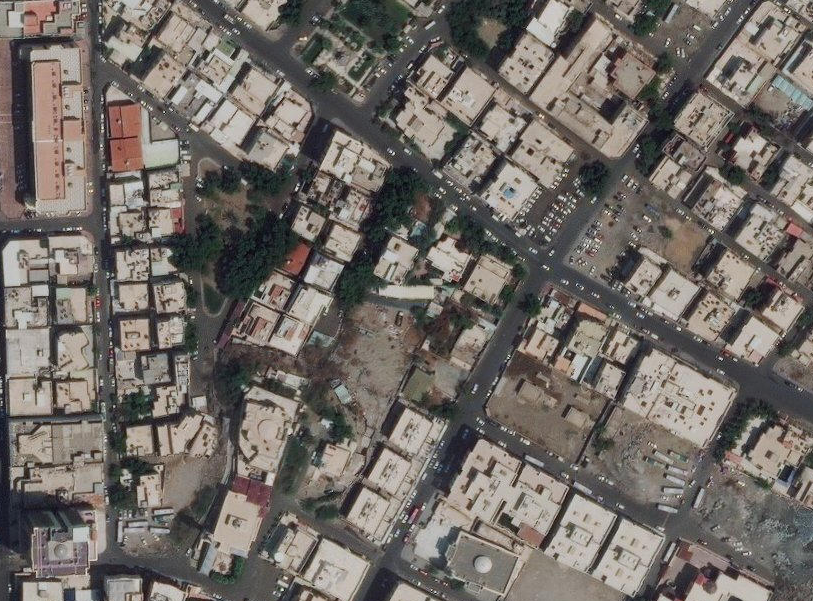
#> input picture data/val/sat/test_pic_2.tif, 813 x 601 px, given in place of Area_Sakaka_Dawmat_Al_Jandal_1-6.tif, which was not available
$ python circle_shape_detection.py
#> lines starting #> are read from the running program, lines starting #| are printed output that depends on the picture; after the words box and inside, x2 and y2 are one past the last pixel; in counts of white or black regions, pixels touching at a corner belong together; pictures that were not available may be replaced by others from this repository, and a replacement may not be noted
import cv2
import numpy as np
import os


nchannels_sat = 3
model_name = 'cshapes'
density = 1

map_files = ['Area_Sakaka_Dawmat_Al_Jandal_1-6_MASK.tif', 'Area_Sakaka_Dawmat_Al_Jandal_2-6_MASK.tif',
             'Circle_Farms_Sakaka_West.tif', 'Area_Sakaka_Dawmat_Al_Jandal_5-7.tif']
sat_files = ['Area_Sakaka_Dawmat_Al_Jandal_1-6.tif', 'Area_Sakaka_Dawmat_Al_Jandal_2-6.tif',
             'Circle_Farms_Sakaka_West.tif', 'Area_Sakaka_Dawmat_Al_Jandal_5-7.tif']
train_map_folder = os.path.normpath('/storage/_pdata/sakaka/sakaka_data/circle_farms/train/map/')
train_sat_folder = os.path.normpath('/storage/_pdata/sakaka/sakaka_data/circle_farms/train/sat/')

test_sat_folder = os.path.normpath('../sakaka_data/farms/')

output_folder = os.path.normpath('../data/output/')


for i in range(len(sat_files)):
    original = cv2.imread(os.path.join(train_sat_folder, sat_files[i]), cv2.IMREAD_GRAYSCALE)
#> original: shape (601, 813); min 1, max 249, mean 108.3
    retval, image = cv2.threshold(original, 150, 255, cv2.THRESH_BINARY)
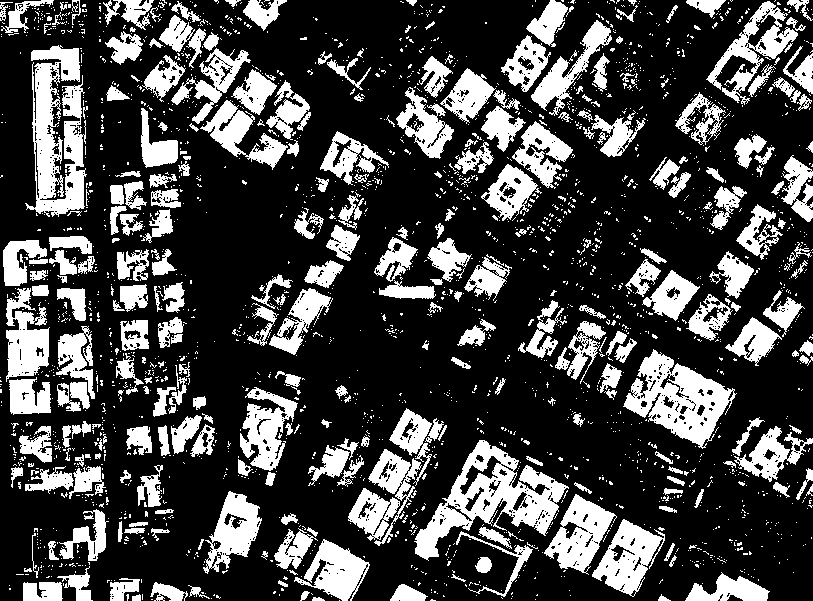
#> image: shape (601, 813); 26.9% white; 2386 white regions (2081 under 20 px), largest, box (x1, y1, x2, y2) and area: (414, 440, 569, 561) 6376, (25, 45, 87, 217) 6178, (623, 349, 737, 449) 5109
    el0 = cv2.getStructuringElement(cv2.MORPH_ELLIPSE, (50, 50))
    el = cv2.getStructuringElement(cv2.MORPH_ELLIPSE, (50, 50))
    image = 255 - cv2.dilate(image, el, iterations=1)
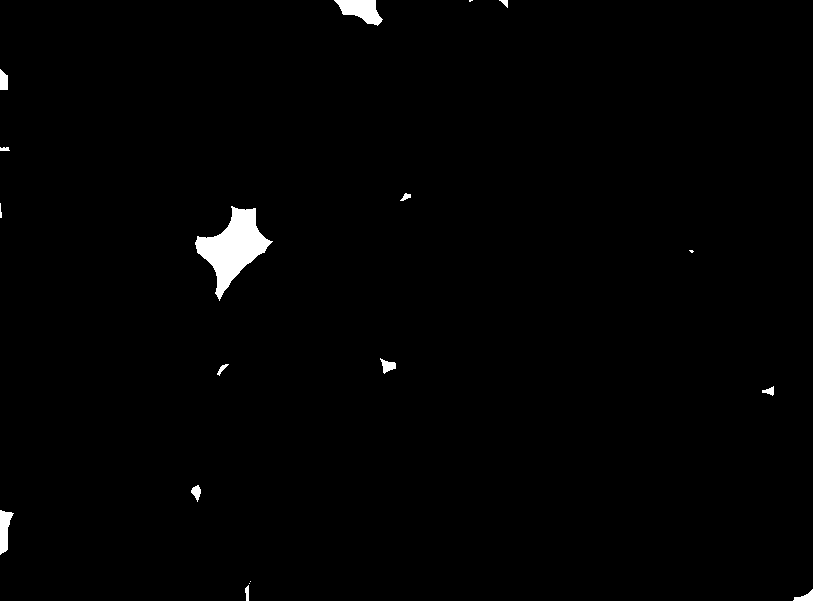
#> image: shape (601, 813); 1% white; 18 white regions (4 under 20 px), largest, box (x1, y1, x2, y2) and area: (195, 206, 273, 301) 3145, (334, 0, 383, 26) 736, (0, 510, 14, 555) 377
    cv2.imwrite(os.path.join(output_folder, model_name + '_' + sat_files[i] + '.png'), image)
#> pass 2 of the loop `for i in range(len(sat_files)):`:
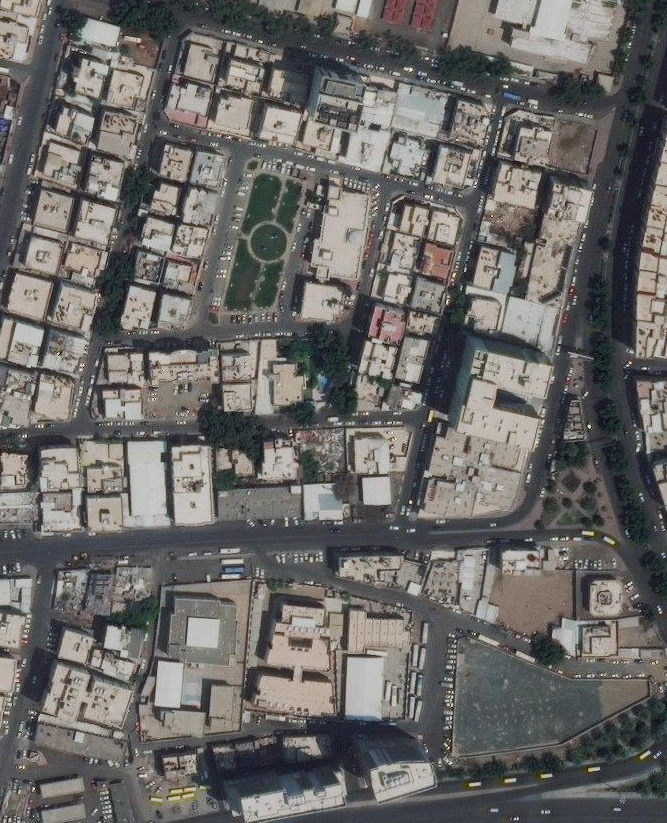
#> input picture data/val/sat/test_pic_z19.tif, 667 x 823 px, given in place of Area_Sakaka_Dawmat_Al_Jandal_2-6.tif, which was not available
#> original: shape (823, 667)
#> `retval, image = cv2.threshold(original, 150, 255, cv2.THRESH_BINARY)`:
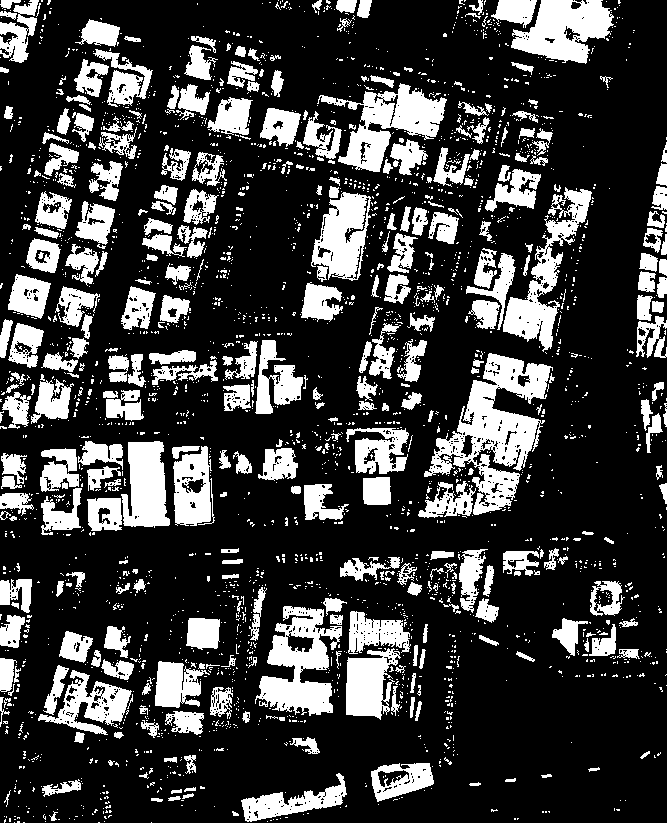
#> image: shape (823, 667); 24.4% white; 2692 white regions (2326 under 20 px), largest, box (x1, y1, x2, y2) and area: (424, 353, 553, 515) 8027, (255, 606, 342, 716) 4801, (317, 83, 447, 172) 4512
#> `image = 255 - cv2.dilate(image, el, iterations=1)`:
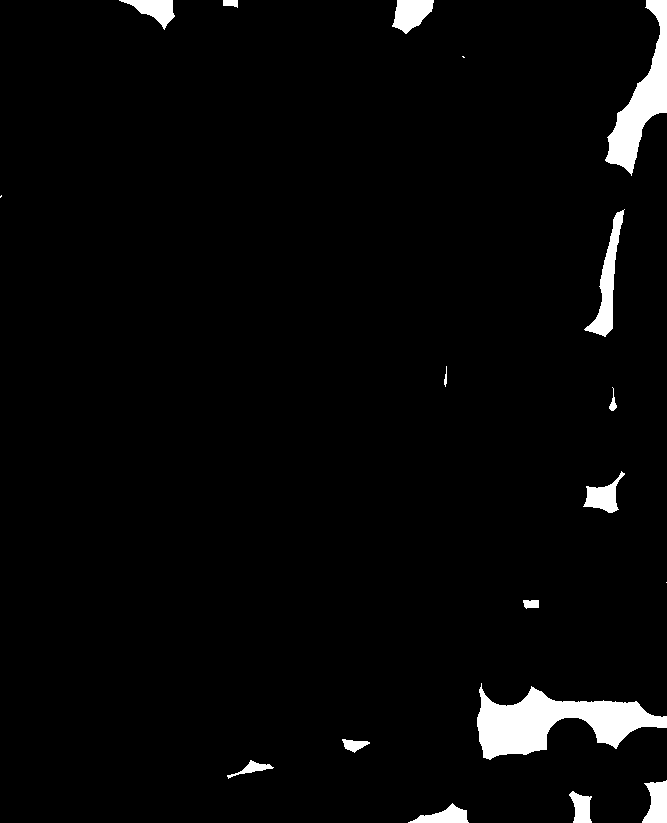
#> image: shape (823, 667); 3.2% white; 18 white regions (3 under 20 px), largest, box (x1, y1, x2, y2) and area: (477, 683, 667, 760) 6894, (605, 0, 667, 176) 3921, (584, 209, 625, 337) 1546
#> (the run stopped early here; a loop or call above may not have finished)
